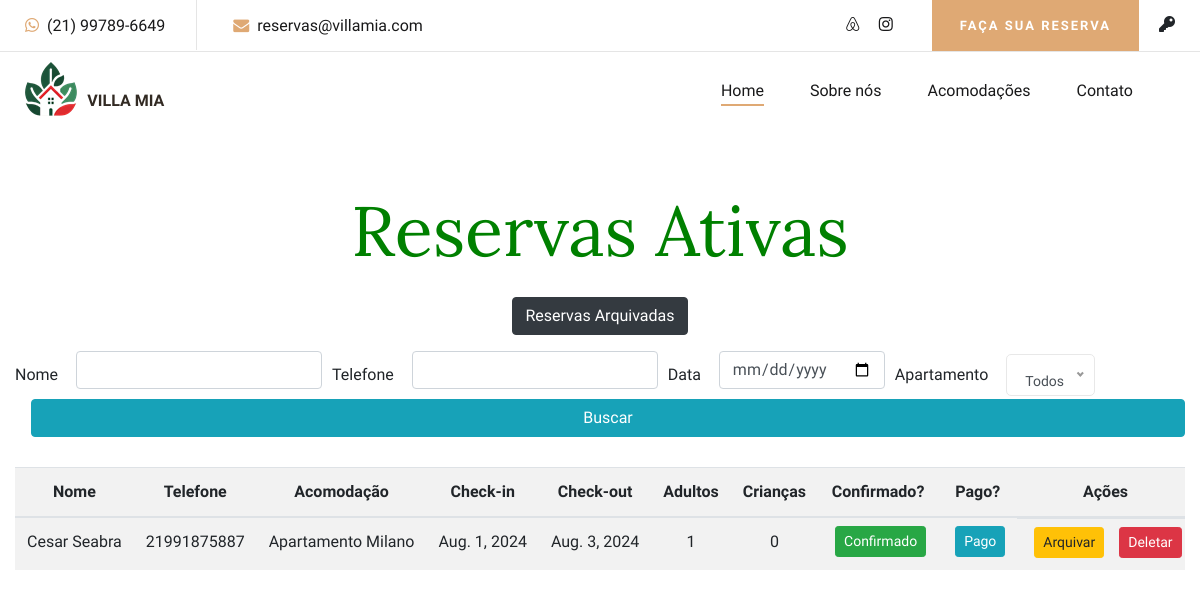
The page /admin-bookings/ (signed in) on the database its author committed.
### backend/models.py (models this page shows, shortened)
class Booking(models.Model):
    phone_regex = RegexValidator(regex=r'^\d{1,13}$', message="Phone number must be numeric and up to 13 digits")
    user = models.ForeignKey(User, on_delete=models.CASCADE, null=True, blank=True)
    guest_name = models.CharField(max_length=100, null=True, blank=True)
    phone_number = models.CharField(validators=[phone_regex], max_length=13, null=True, blank=True)
    room = models.ForeignKey(Room, on_delete=models.CASCADE)
    check_in = models.DateField()
    check_out = models.DateField()
    adults = models.PositiveIntegerField()
    children = models.PositiveIntegerField()
    created_at = models.DateTimeField(auto_now_add=True)
    confirmed = models.BooleanField(default=False)
    new_reservation = models.BooleanField(default=True, help_text="Indicates if the reservation is new")
    is_paid = models.BooleanField(default=False)
    archived = models.BooleanField(default=False)

class Room(models.Model):
    title = models.CharField(max_length=200)
    description = models.CharField(max_length=600)
    image = models.ImageField(upload_to='room_images/', blank=True, null=True)  # Main image
    capacity = models.IntegerField()
    ac = models.BooleanField(default=False)
    tv = models.BooleanField(default=True)
    wifi = models.BooleanField(default=True)
    bathtub = models.BooleanField(default=False)
    price = models.FloatField()
    category = models.ForeignKey(Category, on_delete=models.CASCADE, default=1)
    available = models.BooleanField(default=True)

### backend/views.py (the view)
# urls.py: path('admin-bookings/', views.admin_bookings, name='admin_bookings'),
@user_passes_test(lambda u: u.is_staff)
def admin_bookings(request):
    past_checkouts = Booking.objects.filter(check_out__lt=timezone.now(), archived=False)
    for booking in past_checkouts:
        booking.archived = True
        booking.room.check_in = None
        booking.room.check_out = None
        booking.save()
    bookings = Booking.objects.filter(archived=False)
    nome = request.GET.get('nome')
    data = request.GET.get('data')
    apartamento = request.GET.get('apartamento')
    telefone = request.GET.get('telefone')
    if nome:
        bookings = bookings.filter(guest_name__icontains=nome)
    if data:
        bookings = bookings.filter(check_in__lte=data, check_out__gte=data)
    if apartamento:
        bookings = bookings.filter(room__id=apartamento)
    if telefone:
        bookings = bookings.filter(phone_number__icontains=telefone)
    rooms = Room.objects.all()
    return render(request, 'backend/admin_bookings.html', {
        'bookings': bookings,
        'rooms': rooms,
    })

### backend/templates/backend/admin_bookings.html (shortened to what this page needs)
{% extends "backend/layout.html" %}
{% block body %}
<div class="container mt-5 reservas">
  <div class="center-text">
    <h1 style="color: green;">Reservas Ativas</h1>
  </div>
  <br />
  <div class="d-flex justify-content-center mb-3">
    <a href="{% url 'archived_bookings' %}" class="btn btn-dark">Reservas Arquivadas</a>
  </div>
  <div class="filter-container">
    <form method="get" class="form-inline">
      <div class="form-group">
        <label for="nome">Nome</label>
        <input type="text" id="nome" name="nome" class="form-control ml-2" value="{{ request.GET.nome }}">
      </div>
      <div class="form-group">
        <label for="telefone">Telefone</label>
        <input type="text" id="telefone" name="telefone" class="form-control ml-2" value="{{ request.GET.telefone }}">
      </div>
      <div class="form-group">
        <label for="data">Data</label>
        <input type="date" id="data" name="data" class="form-control ml-2" value="{{ request.GET.data }}">
      </div>
      <div class="form-group">
        <label for="apartamento">Apartamento</label>
      </div>
      <button type="submit" class="btn btn-info ml-3">Buscar</button>
    </form>
  </div>
  <div class="table-responsive desktop-columns">
    <table class="table table-striped">
      <thead>
        <tr>
          <th>Nome</th>
          <th>Telefone</th>
          <th>Acomodação</th>
          <th>Check-in</th>
          <th>Check-out</th>
          <th>Adultos</th>
          <th>Crianças</th>
          <th>Confirmado?</th>
          <th>Pago?</th>
          <th>Ações</th>
        </tr>
      </thead>
      <tbody>
        {% for booking in bookings %}
        <tr id="booking-{{ booking.id }}">
          <td>
            {% if booking.guest_name %}
            {{ booking.guest_name }}
            {% elif booking.user %}
            {{ booking.user.username }}
            {% else %}
            Unknown
            {% endif %}
          </td>
          <td>{{ booking.phone_number }}</td>
          <td>{{ booking.room.title }}</td>
          <td>{{ booking.check_in }}</td>
          <td>{{ booking.check_out }}</td>
          <td>{{ booking.adults }}</td>
          <td>{{ booking.children }}</td>
          <td>
            <form method="post" action="{% url 'toggle_confirm_status' booking.id %}" class="d-inline">
              <button type="submit" class="btn {% if booking.confirmed %}btn-success{% else %}btn-dark{% endif %} btn-sm">
                {% if booking.confirmed %} Confirmado {% else %} Não Confirmado {% endif %}
              </button>
            </form>
          </td>
          <td>
            <form method="post" action="{% url 'toggle_paid_status' booking.id %}" class="d-inline">
              <button type="submit" class="btn {% if booking.is_paid %}btn-info{% else %}btn-dark{% endif %} btn-sm">
                {% if booking.is_paid %} Pago {% else %} Não Pago {% endif %}
              </button>
            </form>
          </td>
          <td class="action-buttons">
            <form method="post" action="{% url 'archive_booking' booking.id %}" class="d-inline archive-form">
              <button type="submit" class="btn btn-warning btn-sm">Arquivar</button>
            </form>
            <form method="post" action="{% url 'delete_booking' booking.id %}" class="d-inline">
              <button type="submit" class="btn btn-danger btn-sm">Deletar</button>
            </form>
          </td>
        </tr>
        {% endfor %}
      </tbody>
    </table>
  </div>
</div>
{% endblock %}

### backend/static/css/mobile.css (style rules this page uses)
body { margin: 0; padding: 0; overflow-x: hidden; }
.container, .container-fluid { padding-left: 15px; padding-right: 15px; }

### backend/static/css/style.css (style rules this page uses)
html, body { height: 100%; font-family: "Cabin", sans-serif; -webkit-font-smoothing: antialiased; font-smoothing: antialiased; }
h1, h2, h3, h4, h5, h6 { margin: 0; color: #111111; font-weight: 400; font-family: "Lora", serif; }
h1 { font-size: 70px; }
@media only screen and (min-width: 1200px) { .container { max-width: 1180px; } }

### backend/templates/backend/admin_bookings.html (style rules this page uses)
.btn-sm { margin-left: 5px; margin-top: -4px; white-space: nowrap; }
td { white-space: nowrap; }
@media (min-width: 768px) { .table-responsive { overflow-x: auto; } }
@media (min-width: 768px) { .table { width: 100%; margin-bottom: 1rem; background-color: transparent; } }
@media (min-width: 768px) { th, td { text-align: center; vertical-align: middle; } }
@media (min-width: 768px) { th { background-color: #f2f2f2; } }
@media (min-width: 768px) { .table th, .table td { padding: 0.75rem; border-top: 1px solid #dee2e6; } }
.action-buttons { display: flex; justify-content: center; gap: 10px; }
@media only screen and (min-width: 1200px) { .reservas { max-width: 1300px; } }
.filter-container { display: flex; justify-content: center; align-items: center; margin-bottom: 20px; flex-wrap: wrap; }
.form-inline .form-group { display: flex; align-items: center; margin-right: 10px; flex-wrap: wrap; }
.form-inline .form-group label { margin-right: 10px; white-space: nowrap; }
.form-inline .form-group input, .form-inline .form-group select, .form-inline button { flex: 1 1 auto; margin-bottom: 10px; }
.form-inline button { margin-left: 0; }
.center-text { text-align: center; width: 100%; }

### rows shown on the page
Booking: guest_name "Cesar Seabra", phone_number "21991875887", room "Apartamento Milano", check_in "Aug. 1, 2024", check_out "Aug. 3, 2024", adults "1", children "0", confirmed "Confirmado", is_paid "Pago"
